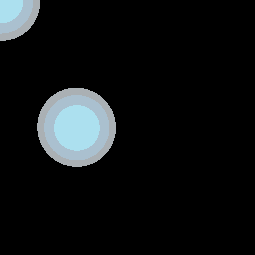
Frame 1 (no input)
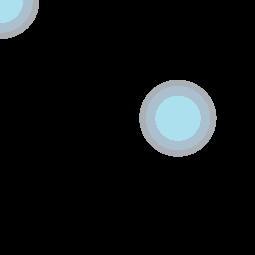
Frame 60 (the mouse pressed at the canvas centre just before this capture)
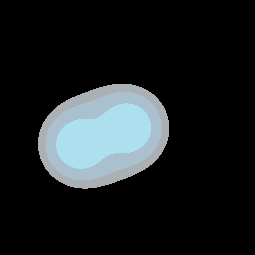
Frame 120 (the mouse held since frame 60 and released just before this capture)

The Processing sketch that drew these frames (run headless with seeded random() and noise(); from frame 60 on, the mouse is pressed at the canvas centre):

// Processing sketch: processing_141175
// ── processing_141175.pde

void setup()
{
  size(255,255);
}

float cTime = 0.0;
void draw()
{
    background(0);

  float bx[] = new float[2], by[] = new float[2];
  bx[0] = -(float)width/2/(float)width + 0.2*cos(cTime);
  by[0] = -(float)height/2.0/(float)height + 0.2*sin(cTime);
  bx[1] = -(float)mouseX / (float)width;
  by[1] = -(float)mouseY / (float)height;
   
   loadPixels();
   for(int x=0; x<width; x++)  for(int y=0; y<height; y++)
   {
     float fx = (float)(x)/(float)width;
     float fy = (float)(y)/(float)height;
     
     float ballFunc = 
      1.0 / ( pow(bx[0]+fx,2) + pow(by[0]+fy,2) )
     +1.0 / ( pow(bx[1]+fx,2) + pow(by[1]+fy,2) );
      
     float thresh = 45.0;
     pixels[y*width + x] = (ballFunc >= thresh)? color(0xAA,0xB0,0xB4): color(0,0,0);
     
     thresh = 64.0;
     pixels[y*width + x] = (ballFunc >= thresh)? color(0xAA,0xC0,0xCF): pixels[y*width + x];
     
     thresh = 128.0;
     pixels[y*width + x] = (ballFunc >= thresh)? color(0xAC,0xE0,0xEF): pixels[y*width + x];
   }
   updatePixels();
   cTime += 0.05;
}
